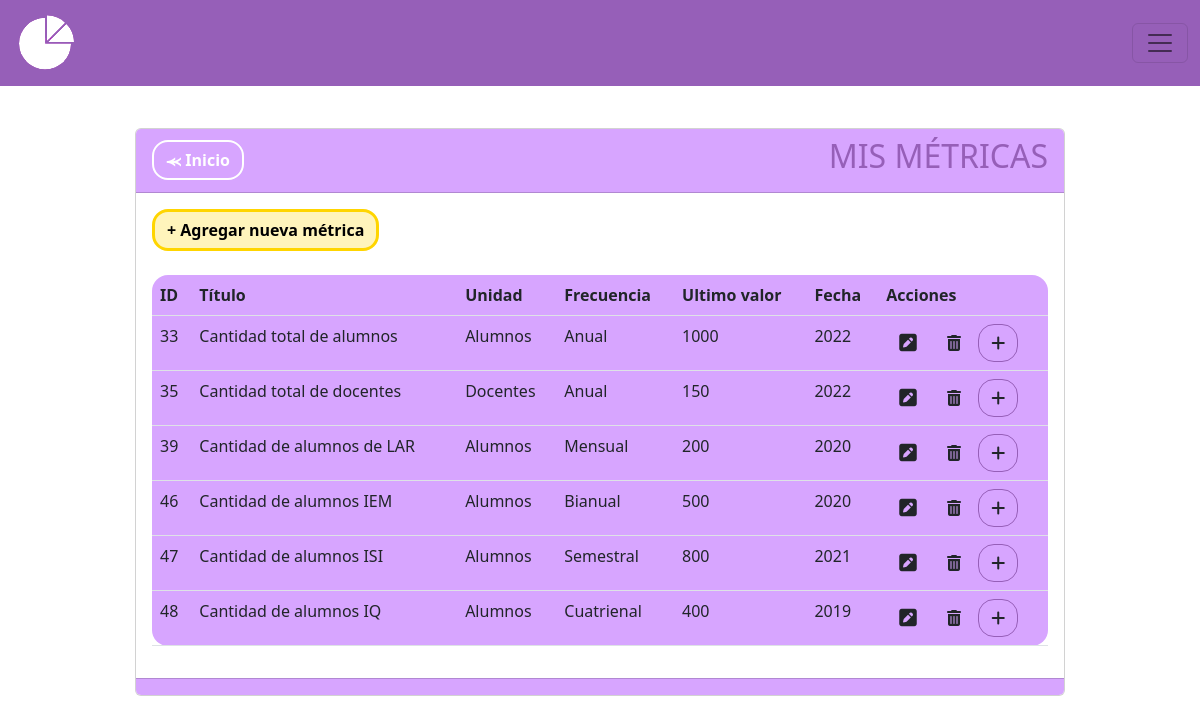
/metricas, run on an earlier commit of the app's database.
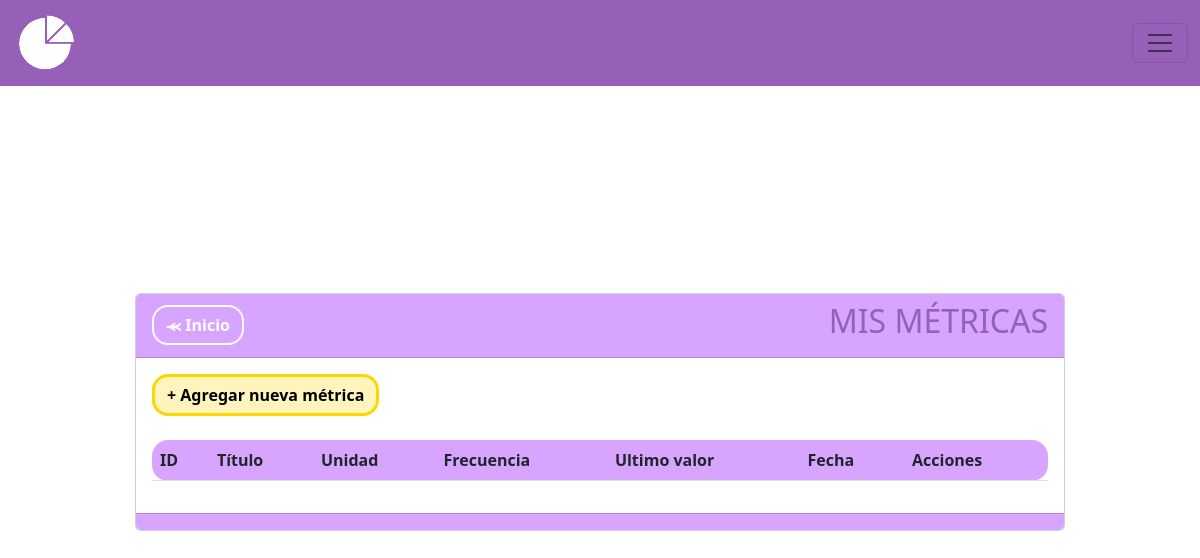
And on a later commit of the database.
### MIReApp/models.py (models this page shows, shortened)
class Metrica(models.Model):
    id = models.AutoField(primary_key=True)
    titulo = models.CharField(max_length=100,
                              verbose_name='Título',
                              unique= True,
                              validators= [
                                  RegexValidator(regex= r'^[a-zA-Z\s]*$',
                                                 message="El nombre no puede contener caracteres especiales.",
                                                 code='invalid_nombre')
                              ])
    descripcion = models.TextField(max_length=100, verbose_name='Descripción', blank=True, null=True)  #blank=True y null=True permiten que el campo se envie vacio
    unidad_medida = models.CharField(max_length=100,
                                        verbose_name='Unidad de Medida',
                                        validators= [
                                            RegexValidator(regex= r'^[a-zA-Z\s]*$',
                                                            message="La unidad de medida no puede contener caracteres especiales",
                                                            code='invalid_nombre')
                                        ])
    valor = models.IntegerField(verbose_name='Valor', validators=[MinValueValidator(0, message="El valor no puede ser negativo")], default=0)
    frecuencia = models.CharField(max_length=10, choices=FRECUENCIAS)
    year = models.PositiveIntegerField(verbose_name='Ingrese año:', validators=[validate_year])
    month = models.CharField(max_length=10, verbose_name='Ingrese mes:', choices=MESES, blank=True, null=True)
    semestral = models.CharField(max_length=15, verbose_name='Ingrese semestre:', choices=SEMESTRES, blank=True, null=True,)
    year2 = models.PositiveIntegerField(blank=True, null=True, verbose_name='Segundo año')

### MIReApp/views.py (the view)
# urls.py: path('metricas', views.metricas, name='metricas'),
def metricas(request):
    metricas = Metrica.objects.all()
    ultimos_valores = list()
    for u in metricas:
        if HistorialMetrica.objects.filter(metrica=u.id).order_by('año_historico'):
            t = list(HistorialMetrica.objects.filter(metrica=u.id).order_by('año_historico'))[-1] #Obtengo el la ultima instancia de la metrica
            u.valor = str(t.valor_historico) #Agrego en el campo valor, el valor de la ultima instancia
            u.year = str(t.año_historico) #Agrego en el campo año, el año de la ultima instancia
    return render(request, 'metricas/index.html', {'metrica': metricas})

### MIReApp/templates/metricas/index.html (shortened to what this page needs)
{% extends "base.html" %}
{% block contenido %}
<center>
    <link rel="stylesheet" href="https://cdnjs.cloudflare.com/ajax/libs/font-awesome/6.4.2/css/all.min.css">
    <div class="col-md-10 card" style="text-align: left;">
        <div class="card-header" style="background-color: #D7A5FF;">
            <div style="display: flex; justify-content: space-between; align-items: center;">
                <span><a href="{% url 'inicio' %}" class="btn btn-secondary rounded-4 fw-bold" style="background-color: transparent; color: #ffff;border-color: #ffff;border-width: 2px;">⪻ Inicio</a></span>
                <span><h2 style="color: #965FB8">MIS MÉTRICAS</h2></span>
            </div>
        </div>
        <div class="card-body">
            <a name="" id="" class="btn fw-bold rounded-4" style="background-color: #fff4bb;color: #000000;border-color: #ffd500;border-width: 3px;" href="{% url 'crear' %}">+ Agregar nueva métrica</a>
            <br>
            <br>
            <div class="table-responsive">
                <table class="table rounded-4" style="background-color: #D7A5FF;">
                    <thead>
                        <tr>
                            <th scope="col">ID</th>
                            <th scope="col">Título</th>
                            <th scope="col">Unidad</th>
                            <th scope="col">Frecuencia</th>
                            <th scope="col">Ultimo valor</th>
                            <th scope="col">Fecha</th>
                            <th scope="col">Acciones</th>
                        </tr>
                    </thead>
                    <tbody>
                        {% for metri in metrica %}
                        <tr class="">
                            <td scope="row">{{ metri.id }}</td>
                            <td>{{ metri.titulo }}</td>
                            <td>{{ metri.unidad_medida }}</td>
                            <td>{{ metri.frecuencia }}</td>
                            <td>{{ metri.valor }}</td>
                            <td>{{ metri.year }}</td>
                            <td>
                                <a name="" id="" class="btn" href="{% url 'editar' metri.id %}"><i class="fa-solid fa-square-pen fa-lg"></i></a>
                                <a name="" id="" class="btn" href="{% url 'eliminar' metri.id %}" role="button"><i class="fa-solid fa-trash-can"></i></a>
                                <a name="" id="" class="btn rounded-4" style="border-color: #965FB8" href="{% url 'historial_metrica' metri.id %}"><i class="fa-solid fa-plus"></i></a>
                            </td>
                        </tr>
                        {% endfor %}
                    </tbody>
                </table>
            </div>
        </div>
        <div class="card-footer text-muted" style="background-color: #D7A5FF;">
        </div>
    </div>
</center>
{% endblock %}

### MIReApp/templates/base.html (shortened to what this page needs)
{% load static %}
<!doctype html>
<html lang="en">
<head>
  <link type="text/css" href='{% static "css/base.css" %}' rel="stylesheet"/>
  <link href="https://cdn.jsdelivr.net/npm/bootstrap@5.2.1/dist/css/bootstrap.min.css" rel="stylesheet"
>
</head>
<body>
  <nav class="navbar bg-body-tertiary fixed-top" style="background-color: #965FB8; position: fixed;">
    <div class="container-fluid">
      <a class="nav-item nav-link fw-bold " style="color: #965FB8;" href="{% url 'inicio' %}" aria-current="page">
      <img src="/../static/images/grafiquita.png" class="rounded-3"></a>
      <button class="navbar-toggler" type="button" data-bs-toggle="offcanvas" data-bs-target="#offcanvasNavbar" aria-controls="offcanvasNavbar" aria-label="Toggle navigation" >
        <span class="navbar-toggler-icon"></span>
      </button>
    </div>
    </nav>
    <div class="container">
        <div class="row">
            <div class="col-12" id="formulario-container">
              <br>
              {% block contenido %} {% endblock %}
            </div>
        </div>
    </div>
</body>
</html>

### MIReApp/static/css/base.css (style rules this page uses)
html, body { margin: 0; width: 100%; height: 100%; display: flex; justify-content: center; align-items: center; font-family: 'Dosis', sans-serif; font-weight: 300; -webkit-user-select: none; -moz-user-select: none; -ms-user-select: none; user-select: none; }
h2 { color: #965FB8; }
button { color:rgb(255, 255, 255); background-color: #D7A5FF }

What changed in the data, as far as the page shows it:
removed Metrica: id "33", titulo "Cantidad total de alumnos", unidad_medida "Alumnos", frecuencia "Anual", valor "1000", year "2022"
removed Metrica: id "35", titulo "Cantidad total de docentes", unidad_medida "Docentes", frecuencia "Anual", valor "150", year "2022"
removed Metrica: id "39", titulo "Cantidad de alumnos de LAR", unidad_medida "Alumnos", frecuencia "Mensual", valor "200", year "2020"
removed Metrica: id "46", titulo "Cantidad de alumnos IEM", unidad_medida "Alumnos", frecuencia "Bianual", valor "500", year "2020"
removed Metrica: id "47", titulo "Cantidad de alumnos ISI", unidad_medida "Alumnos", frecuencia "Semestral", valor "800", year "2021"
removed Metrica: id "48", titulo "Cantidad de alumnos IQ", unidad_medida "Alumnos", frecuencia "Cuatrienal", valor "400", year "2019"
